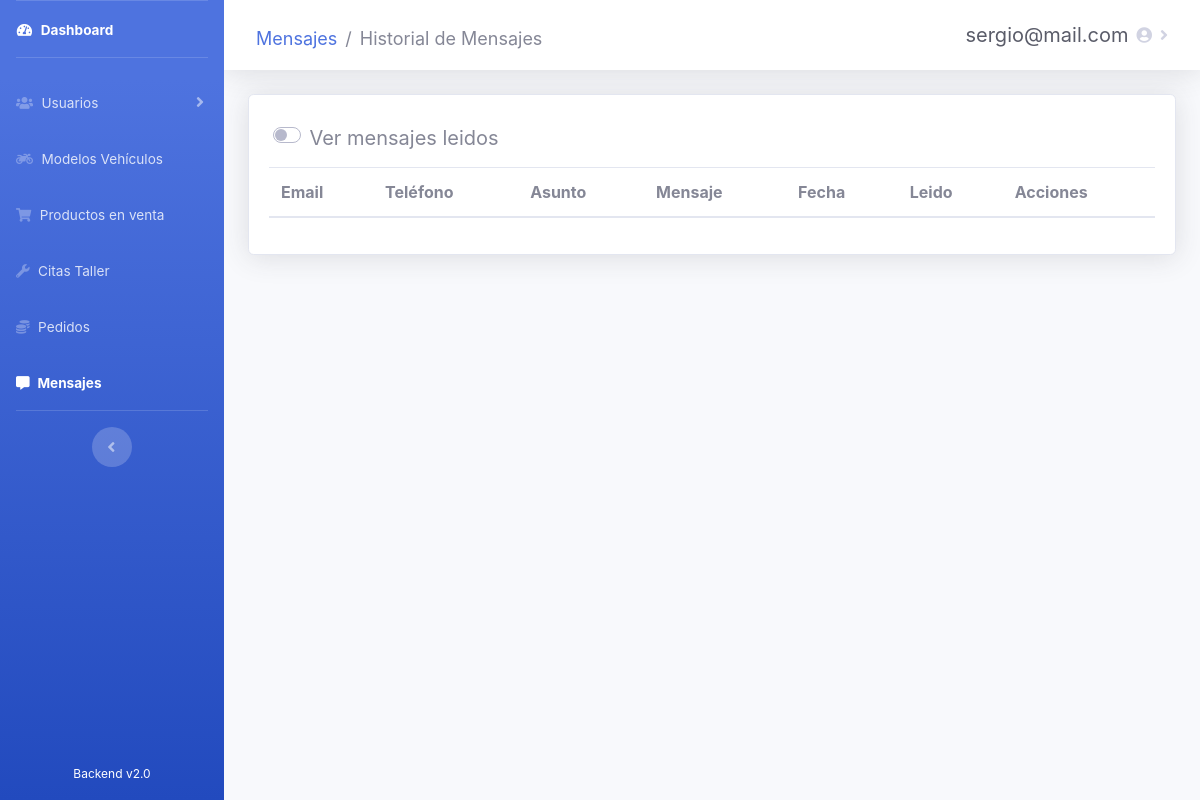
/admin/messages/mensajes.php (signed in), run on an earlier commit of the app's database.
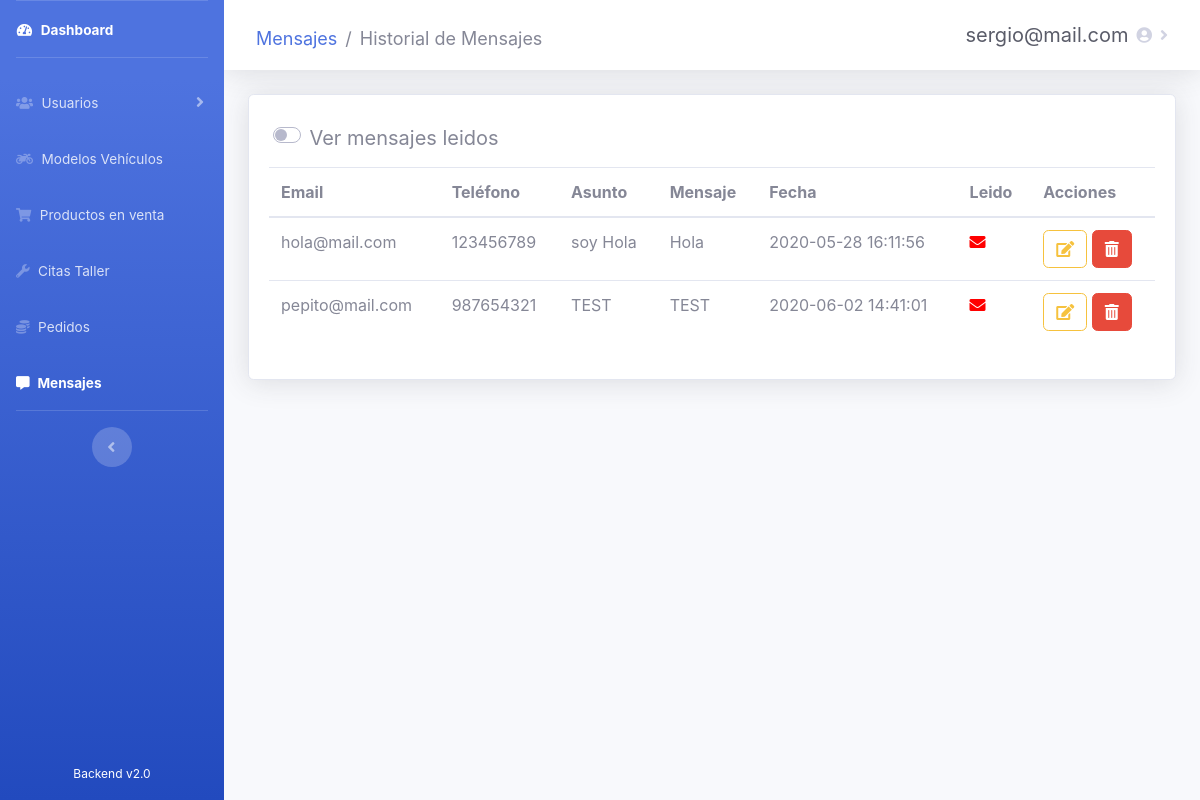
And on a later commit of the database.
### tables this page shows
CREATE TABLE `usuarios` (
  `id_usuario` int(10) NOT NULL,
  `email` varchar(20) NOT NULL,
  `password` varchar(60) DEFAULT NULL,
  `nombre` varchar(30) DEFAULT NULL,
  `apellidos` varchar(60) DEFAULT NULL,
  `direccion` varchar(100) DEFAULT NULL,
  `localidad` varchar(30) DEFAULT NULL,
  `provincia` int(10) DEFAULT NULL,
  `cp` int(5) DEFAULT NULL,
  `telefono` int(15) DEFAULT NULL,
  `is_admin` tinyint(1) DEFAULT 0,
  `registrado` tinyint(1) DEFAULT 1
);

CREATE TABLE `mensajes` (
  `id_mensaje` int(10) NOT NULL,
  `id_usuario` int(10) NOT NULL,
  `asunto` varchar(100) NOT NULL,
  `fecha` datetime NOT NULL,
  `mensaje` varchar(250) NOT NULL,
  `leido` tinyint(1) DEFAULT 0
);

### admin/messages/mensajes.php (the view, shortened to what the changed rows need)
<?php
require_once('../recursos/conexionBD.php');
?>
<!DOCTYPE html>
<html lang="es">
<head>
    <link rel="stylesheet" href="https://use.fontawesome.com/releases/v5.11.2/css/all.css">
    <link href="../../css/sidebar-admin.css" rel="stylesheet">
    <link rel="stylesheet" type="text/css" href="https://cdn.datatables.net/v/bs4/dt-1.10.21/b-1.6.2/r-2.2.4/datatables.min.css" />
</head>
<body id="page-top">
    <div id="wrapper">
        <div id="content-wrapper" class="d-flex flex-column">
            <div id="content" style="max-height: 100%">
                <div class="container-fluid">
                    <div class="card shadow mb-4">
                        <div class="card-body">
                            <div class="table-responsive" id="mensajesPendientes">
                                <table class="table mensajes" cellspacing="0">
                                    <thead>
                                        <tr>
                                            <th>Email</th>
                                            <th>Teléfono</th>
                                            <th>Asunto</th>
                                            <th>Mensaje</th>
                                            <th>Fecha</th>
                                            <th>Leido</th>
                                            <th>Acciones</th>
                                        </tr>
                                    </thead>
                                    <tbody>
                                        <?php
                                        $consulta = "SELECT * FROM mensajes WHERE leido = 0";
                                        $result = mysqli_query($conexion, $consulta);
                                        while ($fila = mysqli_fetch_array($result)) { ?>
                                            <tr>
                                                <td><?php $consulta2 = "SELECT usuarios.email FROM mensajes
                                                  INNER JOIN usuarios ON mensajes.id_usuario = usuarios.id_usuario
                                                  WHERE mensajes.id_mensaje = $fila[id_mensaje]";
                                                    $result2 = mysqli_query($conexion, $consulta2);
                                                    while ($fila2 = mysqli_fetch_array($result2)) {
                                                        echo $fila2["email"];
                                                    } ?></td>
                                                <td><?php $consulta3 = "SELECT usuarios.telefono FROM mensajes
                                                  INNER JOIN usuarios ON mensajes.id_usuario = usuarios.id_usuario
                                                  WHERE mensajes.id_mensaje = $fila[id_mensaje]";
                                                    $result3 = mysqli_query($conexion, $consulta3);
                                                    while ($fila3 = mysqli_fetch_array($result3)) {
                                                        echo $fila3["telefono"];
                                                    } ?></td>
                                                <td><?php echo $fila['asunto']; ?></td>
                                                <td><?php echo $fila['mensaje']; ?></td>
                                                <td><?php echo $fila['fecha']; ?></td>
                                                <td><?php echo "<span class='fas fa-envelope' title='Sin abrir' style='color:red'></span>"; ?></td>
                                                <td>
                                                    <a class="btn btn-outline-warning noFocus" href="#" title="Cambiar estado de mensaje" onclick="cambiarEstadoMensaje('<?php echo $fila["id_mensaje"]; ?>');"><i class='fas fa-edit'></i></a>
                                                    <a class="btn btn-danger noFocus" href="#" title="Borrar mensaje" style="cursor: pointer" onclick="borrarMensaje('<?php echo $fila["id_mensaje"]; ?>');"><i class="fas fa-trash-alt" style="color: white"></i></a>
                                                </td>
                                            </tr>
                                        <?php }; ?>
                                    </tbody>
                                </table>
                            </div>
                        </div>
                    </div>
                </div>
            </div>
        </div>
    </div>
</body>
</html>

What changed in the data, as far as the page shows it:
added mensajes: asunto "soy Hola", mensaje "Hola", fecha "2020-05-28 16:11:56"
now on this page (row unchanged): usuarios: email "hola@mail.com", telefono "123456789"
added mensajes: asunto "TEST", mensaje "TEST", fecha "2020-06-02 14:41:01"
added usuarios: email "pepito@mail.com", telefono "987654321"
